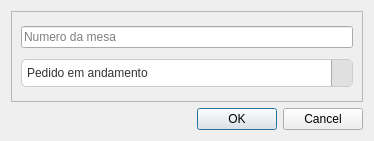
<?xml version="1.0" encoding="UTF-8"?>
<ui version="4.0">
 <class>Dialog</class>
 <widget class="QDialog" name="Dialog">
  <property name="geometry">
   <rect>
    <x>0</x>
    <y>0</y>
    <width>374</width>
    <height>141</height>
   </rect>
  </property>
  <property name="windowTitle">
   <string>Dialog</string>
  </property>
  <property name="styleSheet">
   <string notr="true">
QMainWindow {
    background-color: #f9f9f9; 
    border: 1px solid #ccc
}

QTabWidget::pane {
    border: 1px solid #aaa; 
    background-color: #ffffff;
}


QComboBox {
    background-color: #ffffff;
    border: 1px solid #ccc;
    border-radius: 5px;
    padding: 5px;
    color: #333;
}

QComboBox:disabled {
    background-color: #f0f0f0; /* Cor de fundo para desativado */
    border: 1px solid #aaa; /* Cor da borda quando desativado */
    color: #888; /* Cor do texto quando desativado */
}

QComboBox::drop-down {
    border-left: 1px solid #aaa;
    width: 20px;
    background: #e0e0e0;
}

QMenuBar {
    background-color: #e0e0e0;
    border-bottom: 1px solid #ccc;
}

QMenuBar::item {
    padding: 5px 10px;
    background: transparent;
}

QMenuBar::item:selected {
    background: #d0d0d0;
}

QMenu {
    background: #ffffff;
    border: 1px solid #ccc;
}

QMenu::item:selected {
    background: #0078d4;
    color: white;
}

/* Separadores visuais */
QListView::item {
    border-bottom: 1px solid #ddd; /* Linha entre os itens */
    padding: 2px;
    padding-left: 12px; /* Espaço reservado para o indicador */
    position: relative; /* Necessário para posicionar o indicador */
}

/* Indicador de status */
QListView::item {
    content: &quot;&quot;;
    position: absolute;
    left: 0; /* Posicionado no início do item */
    top: 0;
    bottom: 0;
    width: 16px; /* Largura do indicador */
}

/* Itens selecionados */
QListView::item:selected {
    background-color: #0078d4;
    color: white;
}

/* Separadores especiais */
QListView::item[separator=&quot;true&quot;] {
    background-color: #f0f0f0;
    font-weight: bold;
    border-bottom: 2px solid #aaa;
}
</string>
  </property>
  <property name="modal">
   <bool>true</bool>
  </property>
  <layout class="QVBoxLayout" name="verticalLayout">
   <item>
    <widget class="QFrame" name="frame">
     <property name="frameShape">
      <enum>QFrame::StyledPanel</enum>
     </property>
     <property name="frameShadow">
      <enum>QFrame::Raised</enum>
     </property>
     <layout class="QVBoxLayout" name="verticalLayout_2">
      <item>
       <widget class="QLineEdit" name="lineEdit_numero_da_mesa">
        <property name="placeholderText">
         <string>Numero da mesa</string>
        </property>
       </widget>
      </item>
      <item>
       <widget class="QComboBox" name="comboBox_status">
        <item>
         <property name="text">
          <string>Pedido em andamento</string>
         </property>
        </item>
        <item>
         <property name="text">
          <string>Entregar</string>
         </property>
        </item>
        <item>
         <property name="text">
          <string>Pedido cancelado</string>
         </property>
        </item>
        <item>
         <property name="text">
          <string>Pedido finalizado</string>
         </property>
        </item>
       </widget>
      </item>
     </layout>
    </widget>
   </item>
   <item>
    <widget class="QDialogButtonBox" name="buttonBox">
     <property name="autoFillBackground">
      <bool>false</bool>
     </property>
     <property name="orientation">
      <enum>Qt::Horizontal</enum>
     </property>
     <property name="standardButtons">
      <set>QDialogButtonBox::Cancel|QDialogButtonBox::Ok</set>
     </property>
     <property name="centerButtons">
      <bool>false</bool>
     </property>
    </widget>
   </item>
  </layout>
 </widget>
 <resources/>
 <connections>
  <connection>
   <sender>buttonBox</sender>
   <signal>accepted()</signal>
   <receiver>Dialog</receiver>
   <slot>accept()</slot>
   <hints>
    <hint type="sourcelabel">
     <x>210</x>
     <y>121</y>
    </hint>
    <hint type="destinationlabel">
     <x>157</x>
     <y>130</y>
    </hint>
   </hints>
  </connection>
  <connection>
   <sender>buttonBox</sender>
   <signal>rejected()</signal>
   <receiver>Dialog</receiver>
   <slot>reject()</slot>
   <hints>
    <hint type="sourcelabel">
     <x>210</x>
     <y>121</y>
    </hint>
    <hint type="destinationlabel">
     <x>219</x>
     <y>130</y>
    </hint>
   </hints>
  </connection>
 </connections>
</ui>
